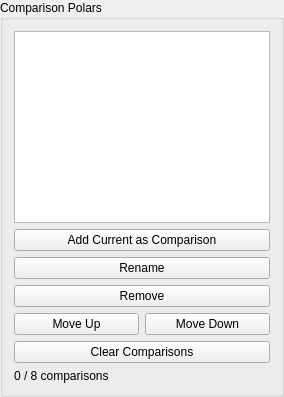
                 <widget class="QGroupBox" name="polarManagerGroup">
                  <property name="title">
                   <string>Comparison Polars</string>
                  </property>
                  <property name="accessibleName">
                   <string>Comparison polar manager</string>
                  </property>
                  <property name="minimumSize">
                   <size>
                    <width>210</width>
                    <height>0</height>
                   </size>
                  </property>
                  <layout class="QVBoxLayout" name="polarManagerLayout">
                   <item>
                    <widget class="QListWidget" name="polarListView">
                     <property name="selectionMode">
                      <enum>QAbstractItemView::SingleSelection</enum>
                     </property>
                     <property name="accessibleName">
                      <string>Stored comparison polars</string>
                     </property>
                     <property name="toolTip">
                      <string>Select a comparison polar; use its checkbox to show or hide it. Double-click or press F2 to rename it.</string>
                     </property>
                    </widget>
                   </item>
                   <item>
                    <widget class="QPushButton" name="addCurrentPolarButton">
                     <property name="text">
                      <string>Add Current as Comparison</string>
                     </property>
                     <property name="toolTip">
                      <string>Stores an independent scalar snapshot of the current result.</string>
                     </property>
                     <property name="accessibleName">
                      <string>Add current as comparison</string>
                     </property>
                    </widget>
                   </item>
                   <item>
                    <widget class="QPushButton" name="renamePolarButton">
                     <property name="text">
                      <string>Rename</string>
                     </property>
                     <property name="toolTip">
                      <string>Edit the selected comparison polar name in the list.</string>
                     </property>
                     <property name="accessibleName">
                      <string>Rename comparison polar</string>
                     </property>
                    </widget>
                   </item>
                   <item>
                    <widget class="QPushButton" name="removePolarButton">
                     <property name="text">
                      <string>Remove</string>
                     </property>
                     <property name="accessibleName">
                      <string>Remove comparison polar</string>
                     </property>
                    </widget>
                   </item>
                   <item>
                    <layout class="QHBoxLayout" name="polarOrderLayout">
                     <item>
                      <widget class="QPushButton" name="movePolarUpButton">
                       <property name="text">
                        <string>Move Up</string>
                       </property>
                       <property name="accessibleName">
                        <string>Move comparison polar up</string>
                       </property>
                      </widget>
                     </item>
                     <item>
                      <widget class="QPushButton" name="movePolarDownButton">
                       <property name="text">
                        <string>Move Down</string>
                       </property>
                       <property name="accessibleName">
                        <string>Move comparison polar down</string>
                       </property>
                      </widget>
                     </item>
                    </layout>
                   </item>
                   <item>
                    <widget class="QPushButton" name="clearPolarsButton">
                     <property name="text">
                      <string>Clear Comparisons</string>
                     </property>
                     <property name="accessibleName">
                      <string>Clear comparison polars</string>
                     </property>
                    </widget>
                   </item>
                   <item>
                    <widget class="QLabel" name="polarManagerStatusLabel">
                     <property name="text">
                      <string>0 / 8 comparisons</string>
                     </property>
                     <property name="accessibleName">
                      <string>Comparison polar status</string>
                     </property>
                    </widget>
                   </item>
                  </layout>
                  <property name="sizePolicy">
                   <sizepolicy hsizetype="Expanding" vsizetype="Expanding">
                    <horstretch>1</horstretch>
                    <verstretch>1</verstretch>
                   </sizepolicy>
                  </property>
                 </widget>
